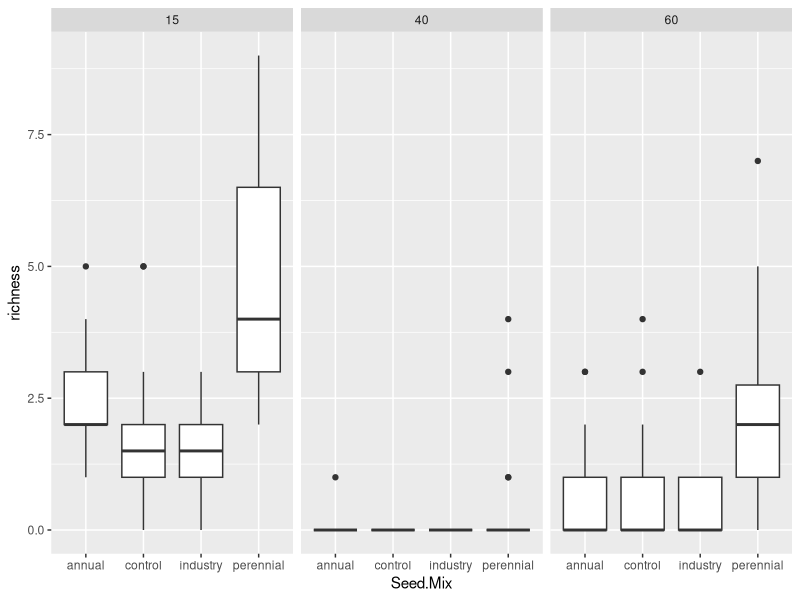
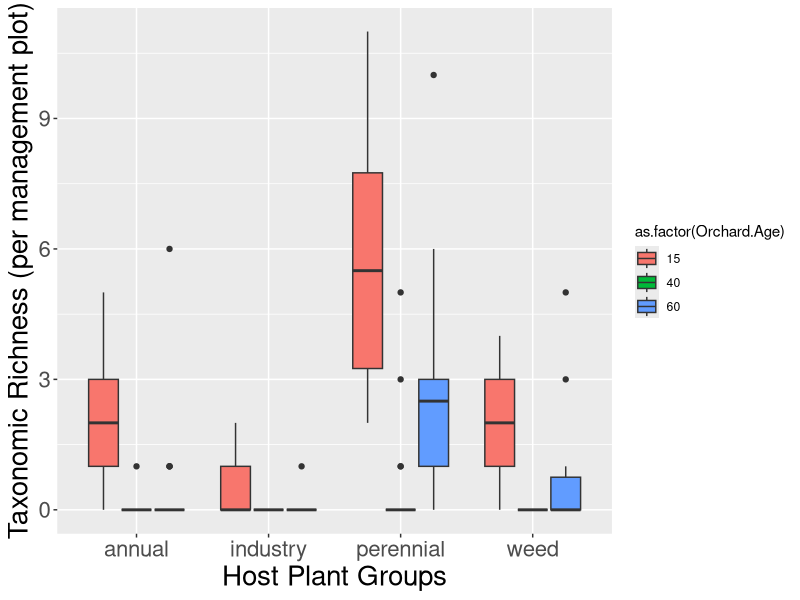

The R script that drew these images, in order: (Note: this script raises an error after producing the figures.)
## POLLINATOR THESIS PROJECT FIGURES
## Taxonomic richness by seed mix


## Libraries needed
library(tidyverse)
library(ggplot2)
library(dplyr)

#############################
#############################
## Import data
## Clean up column names and columns


#add in a full plot list to account for zeroes
plots <- read.csv("canopy_cover.csv")%>%
  filter(year==2021)%>% #have to do this here
  mutate(seedmix=ifelse(seedmix=="annuals", "annual", ifelse(seedmix=="perennials", "perennial", seedmix)))%>%
  dplyr::select(1:4)
names(plots) <- c("Orchard.Age", "Block", "Management", "Seed.Mix")

collectedpollinators_combined <- read.csv("collectedpollinators_combined.csv")
names(collectedpollinators_combined) <- c("Year", "Day","Month", "Orchard.Age","Block","Management",
                                          "Seed.Mix","Host.Plant","Order","Genus", "Notes",
                                          "Weed.ID", "Count")

collectedpollinators <- collectedpollinators_combined%>%
  mutate(Management=ifelse(Management=="flailscrape"|Management=="scraped", "scraped", ifelse(Management=="flail"|Management=="flailed", "flailed", "unmanaged")))%>%
  mutate(Seed.Mix=ifelse(Seed.Mix=="annuals"|Seed.Mix=="annual", "annual", ifelse(Seed.Mix=="perennials"|Seed.Mix=="perennial", "perennial", Seed.Mix)))%>%
  group_by(Year, Orchard.Age, Block, Management, Seed.Mix, Host.Plant, Order, Genus)%>%
  summarize(Count=sum(Count))
seedmix.rich<-collectedpollinators%>% #this is just the richness in each plot (ignoring what the species is)
  ungroup()%>%
  group_by(Orchard.Age, Block, Management, Seed.Mix)%>%
 summarize(richness=length(unique(Genus)))
seedmix.rich<-full_join(plots, seedmix.rich)%>%
  mutate(richness=ifelse(is.na(richness), 0, richness))

#############################
#############################

## First, I need to filter the collected pollinators dataset to find the taxonomic
## richness for each seed mix
## To do this, I don't actually want to use the 'Seed.Mix' column, since it's just
## the sub-plot that the insect was collected in and might have escapee plants in it.
## Instead, I should be able to filter by the actual plant that an insect was collected on
## and put it in the corresponding seed mix category
## E.g., if an insect was collected off of Achillea that was in the 'annual' subplot, I'll
## just look at the plant identity it was collected off of when adding it to the taxonomic
## richness value for the perennial seed mix -- so it doesn't matter that it was collected
## in an annual sub-plot.

annualspecies <- c("collomia", "amsinckia", "clarkia", "epilobium", "gilia",
                    "lotus", "plectritis", "sanguisorba")

perennialspecies <- c("achillea", "agoseris", "lomatium", "potentilla",
                                                      "prunella", "viola", "geum", "eriophyllum")

industryspecies <- c("barley", "oats", "vetch", "clover")

taxonomicrichness<-collectedpollinators%>% #this is just the richness in each plot (ignoring what the species is)
  mutate(seedmix2=ifelse(Host.Plant%in%perennialspecies, "perennial",
                         ifelse(Host.Plant%in%annualspecies, "annual", 
                                ifelse(Host.Plant%in%industryspecies, "industry", 
                                       ifelse(Host.Plant=="weed","weed", Host.Plant)))))%>%
  ungroup()%>%
  group_by(Orchard.Age, Block, Management, seedmix2)%>%
  summarize(richness=length(unique(Genus)))

newplots<-plots%>%  #convert to species types
  mutate(seedmix2=ifelse(Seed.Mix=="control", "weed", Seed.Mix))%>%
  dplyr::select(-Seed.Mix)

taxonomicrichness<-full_join(newplots, taxonomicrichness)%>% #need zeroes
  mutate(richness=ifelse(is.na(richness), 0, richness))



#############################
#############################

## Plot
## I want to do a box plot with error bars

#version 1: the actual seedmix
ggplot(subset(seedmix.rich, Seed.Mix!="megamix"), aes(x=Seed.Mix, y=richness))+geom_boxplot()+ #how did megamix get in here?
  facet_wrap(~Orchard.Age)

#version 2: based on species type
ggplot(subset(taxonomicrichness, seedmix2!="megamix"), aes(x=seedmix2, y=richness))+
  geom_boxplot(aes(fill=as.factor(Orchard.Age))) +
  labs(x="Host Plant Groups", y="Taxonomic Richness (per management plot)") +
  theme(axis.text=element_text(size=16),
        axis.title=element_text(size=20))


#############################
#############################
## Statistics
## I want to do a similar stat test (anova and Tukey) to what I did for visitations to see
## if there's statistically significant differences in richness between seed mixes.

seedmixrichnessmeans<-taxonomicrichness%>%
ungroup()%>%
    group_by(Orchard.Age, Block, seedmix2)%>%
  filter(seedmix2!="megamix")
  
aov <- aov(richness~seedmix2, data=seedmixrichnessmeans)
summary(aov)

## issue -- megamix shouldn't be in here; it's all zeroes
  
tukey <- TukeyHSD(aov, conf.level=.95)

## there is a statistically significant difference between perennials and industry, and
## perennials and weeds

#############################
#############################
## Statistics
## I also want to test if there's differences in richness within each orchard age

aovrichnessorchards <- aov(richness~seedmix2*as.factor(Orchard.Age), data=seedmixrichnessmeans)
tukey2 <- TukeyHSD(aovrichnessorchards, conf.level=.95)


test<-seedmixrichnessmeans%>%
  mutate(trt= as.factor(paste(seedmix2, Orchard.Age, sep="_")))%>%
  ungroup()

#COMPACT LETTER DISPLAY
cld(glht(aov(richness~trt, data=test), mcp(trt="Tukey"))) 



#############################
#############################
## Statistics
## There's significance between the perennial seed mix and all other seed mixes in both the 15 year and 60 year orchards,
## so I'm going to test if there are any significant differences between species
## within the perennial seed mix.

perennialmeans <- observedpollinators%>%
  mutate(seedmix2=ifelse(Host.Plant%in%perennialspecies, "perennial",
                         ifelse(Host.Plant%in%annualspecies, "annual", 
                                ifelse(Host.Plant%in%industryspecies, "industry", 
                                       ifelse(Host.Plant=="weed","weed", Host.Plant)))))%>%
  ungroup()%>%
  group_by(Orchard.Age, Block, Management, seedmix2, Host.Plant)%>%
  summarise(Number = sum(Number)) %>%
  mutate(Host.Plant=as.factor(Host.Plant))%>%
  ungroup()%>%
  spread(Host.Plant, Number, fill=0)

perennialmeans1<-full_join(newplots, perennialmeans)%>%
  filter(seedmix2!="megamix"&!is.na(seedmix2))%>%
  dplyr::select(-20)%>%
  gather(Host.Plant, Number, 5:19)%>%
  mutate(Number=ifelse(is.na(Number), 0, Number))%>%
  filter(Host.Plant!="barley")%>%
  mutate(Host.Plant=as.factor(Host.Plant))

perennialrichness<-collectedpollinators%>%
  mutate(seedmix2=ifelse(Host.Plant%in%perennialspecies, "perennial",
                         ifelse(Host.Plant%in%annualspecies, "annual", 
                                ifelse(Host.Plant%in%industryspecies, "industry", 
                                       ifelse(Host.Plant=="weed","weed", Host.Plant)))))%>%
  ungroup()%>%
  group_by(Orchard.Age, Block, Host.Plant, seedmix2)%>%
  summarize(richness=length(unique(Genus)))%>%
  mutate(Host.Plant=as.factor(Host.Plant))%>%
    filter(Host.Plant!="barley")
  
  perennialrichness1<-full_join(perennialmeans1, perennialrichness)%>%
    mutate(richness=ifelse(is.na(richness), 0, richness))
  
  test<-group_by(perennialrichness1, Orchard.Age, Host.Plant)%>%
    summarize(test2=sum(richness))%>%
    filter(Host.Plant!="barley")
  
  perennialrichness2<-left_join(perennialrichness1, test)%>%
    filter(test2!=0)

#copy from visit seedmix
ggplot(perennialrichness2, aes(x=Host.Plant, y=richness)) +
  geom_jitter(size=.5)+geom_boxplot(aes(fill=seedmix2), position="identity") +  facet_grid(~Orchard.Age, scales="fixed")+
  labs(x="Host Plant Species", y="Pollinator richness (per management plot)")+
  theme(axis.text.x=element_text(angle = -90, hjust = 0))

## Stat tests
#across all
aovperennials <- aov(richness~Host.Plant, data=perennialrichness2)
tukey4 <- TukeyHSD(aovperennials, conf.level=.95)
cld(glht(aovperennials, mcp(Host.Plant="Tukey"))) # lots to process! achillea is up there, weed too

#across all
aovperennials.15 <- aov(richness~Host.Plant, data=subset(perennialrichness2, Orchard.Age==15))
tukey4 <- TukeyHSD(aovperennials, conf.level=.95)
cld(glht(aovperennials.15, mcp(Host.Plant="Tukey"))) #similar

#across all
aovperennials.40 <- aov(richness~Host.Plant, data=subset(perennialrichness2, Orchard.Age==40))
tukey4 <- TukeyHSD(aovperennials, conf.level=.95)
cld(glht(aovperennials.40, mcp(Host.Plant="Tukey"))) #geum up

#across all
aovperennial.60 <- aov(richness~Host.Plant, data=subset(perennialrichness2, Orchard.Age==60))
tukey4 <- TukeyHSD(aovperennials, conf.level=.95)
cld(glht(aovperennial.60, mcp(Host.Plant="Tukey"))) #geum and achillea

## Stat tests
#aovperennialrichness <- aov(richness~Host.Plant, data=perennialrichness)
#tukey3 <- TukeyHSD(aovperennialrichness, conf.level=.95)
#cld(glht(aovperennialrichness, mcp(Host.Plant="Tukey"))) 

## No significance between species across all orchard ages, so I'll look at it within 
## each orchard age:
aovperennialrichorchard <- aov(richness~Host.Plant*as.factor(Orchard.Age), data=perennialrichness)
tukey4 <- TukeyHSD(aovperennialrichorchard, conf.level=.95)
